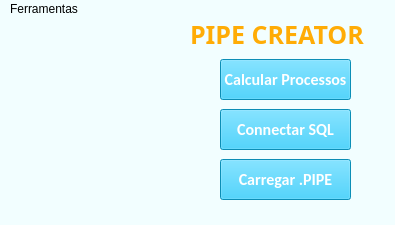
<?xml version="1.0" encoding="UTF-8"?>
<ui version="4.0">
 <class>Main</class>
 <widget class="QMainWindow" name="Main">
  <property name="geometry">
   <rect>
    <x>0</x>
    <y>0</y>
    <width>395</width>
    <height>225</height>
   </rect>
  </property>
  <property name="minimumSize">
   <size>
    <width>395</width>
    <height>225</height>
   </size>
  </property>
  <property name="maximumSize">
   <size>
    <width>395</width>
    <height>225</height>
   </size>
  </property>
  <property name="windowTitle">
   <string>PipeLine Creator</string>
  </property>
  <property name="windowIcon">
   <iconset>
    <normaloff>PipesTransparent.png</normaloff>PipesTransparent.png</iconset>
  </property>
  <property name="styleSheet">
   <string notr="true">background-color: rgb(242, 254, 255);
selection-color: rgb(0, 0, 0);
selection-background-color: rgb(158, 255, 131);
border-top-color: rgb(35, 255, 182);</string>
  </property>
  <property name="iconSize">
   <size>
    <width>25</width>
    <height>25</height>
   </size>
  </property>
  <property name="toolButtonStyle">
   <enum>Qt::ToolButtonIconOnly</enum>
  </property>
  <widget class="QWidget" name="centralwidget">
   <widget class="QLabel" name="label_2">
    <property name="geometry">
     <rect>
      <x>20</x>
      <y>30</y>
      <width>171</width>
      <height>141</height>
     </rect>
    </property>
    <property name="text">
     <string/>
    </property>
    <property name="pixmap">
     <pixmap>PipesTransparent.png</pixmap>
    </property>
    <property name="scaledContents">
     <bool>true</bool>
    </property>
   </widget>
   <widget class="QPushButton" name="AbrirProcesso">
    <property name="geometry">
     <rect>
      <x>220</x>
      <y>40</y>
      <width>131</width>
      <height>41</height>
     </rect>
    </property>
    <property name="font">
     <font>
      <family>Calibri</family>
      <pointsize>12</pointsize>
      <weight>75</weight>
      <bold>true</bold>
     </font>
    </property>
    <property name="styleSheet">
     <string notr="true">background-color: rgb(17, 199, 255);
color: rgb(255, 255, 255);</string>
    </property>
    <property name="text">
     <string>Calcular Processos</string>
    </property>
   </widget>
   <widget class="QPushButton" name="ConectarSQL">
    <property name="geometry">
     <rect>
      <x>220</x>
      <y>90</y>
      <width>131</width>
      <height>41</height>
     </rect>
    </property>
    <property name="font">
     <font>
      <family>Calibri</family>
      <pointsize>12</pointsize>
      <weight>75</weight>
      <bold>true</bold>
     </font>
    </property>
    <property name="styleSheet">
     <string notr="true">background-color: rgb(17, 199, 255);
color: rgb(255, 255, 255);</string>
    </property>
    <property name="text">
     <string>Connectar SQL</string>
    </property>
   </widget>
   <widget class="QPushButton" name="CarregarPIPE">
    <property name="geometry">
     <rect>
      <x>220</x>
      <y>140</y>
      <width>131</width>
      <height>41</height>
     </rect>
    </property>
    <property name="font">
     <font>
      <family>Calibri</family>
      <pointsize>12</pointsize>
      <weight>75</weight>
      <bold>true</bold>
     </font>
    </property>
    <property name="styleSheet">
     <string notr="true">background-color: rgb(17, 199, 255);
color: rgb(255, 255, 255);</string>
    </property>
    <property name="text">
     <string>Carregar .PIPE</string>
    </property>
   </widget>
   <widget class="QLabel" name="label">
    <property name="geometry">
     <rect>
      <x>190</x>
      <y>0</y>
      <width>201</width>
      <height>31</height>
     </rect>
    </property>
    <property name="font">
     <font>
      <family>Permanent Marker</family>
      <pointsize>19</pointsize>
      <weight>75</weight>
      <bold>true</bold>
     </font>
    </property>
    <property name="styleSheet">
     <string notr="true">color: rgb(255, 172, 6);</string>
    </property>
    <property name="text">
     <string>PIPE CREATOR</string>
    </property>
   </widget>
  </widget>
  <widget class="QMenuBar" name="menubar">
   <property name="geometry">
    <rect>
     <x>0</x>
     <y>0</y>
     <width>395</width>
     <height>21</height>
    </rect>
   </property>
   <widget class="QMenu" name="menuInfo">
    <property name="title">
     <string>Ferramentas</string>
    </property>
    <addaction name="DesconectarSQL"/>
    <addaction name="infodev"/>
    <addaction name="cred"/>
   </widget>
   <addaction name="menuInfo"/>
  </widget>
  <widget class="QStatusBar" name="statusbar"/>
  <action name="actionFerramentas">
   <property name="text">
    <string>Ferramentas</string>
   </property>
  </action>
  <action name="actionConnectar_SQL">
   <property name="text">
    <string>Connectar SQL</string>
   </property>
  </action>
  <action name="actionCarregar_PIPE">
   <property name="text">
    <string>Carregar .PIPE</string>
   </property>
  </action>
  <action name="actionSair">
   <property name="text">
    <string>Sair</string>
   </property>
  </action>
  <action name="infodev">
   <property name="text">
    <string>Informações do Desenvolvedor</string>
   </property>
  </action>
  <action name="cred">
   <property name="text">
    <string>Créditos</string>
   </property>
  </action>
  <action name="DesconectarSQL">
   <property name="text">
    <string>Desconectar SQL</string>
   </property>
  </action>
 </widget>
 <resources/>
 <connections/>
</ui>
